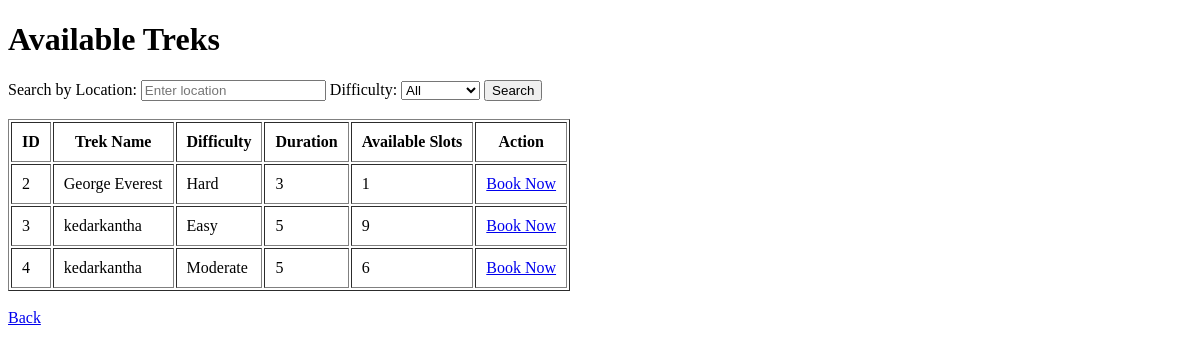
The app's page /user/treks, older data.
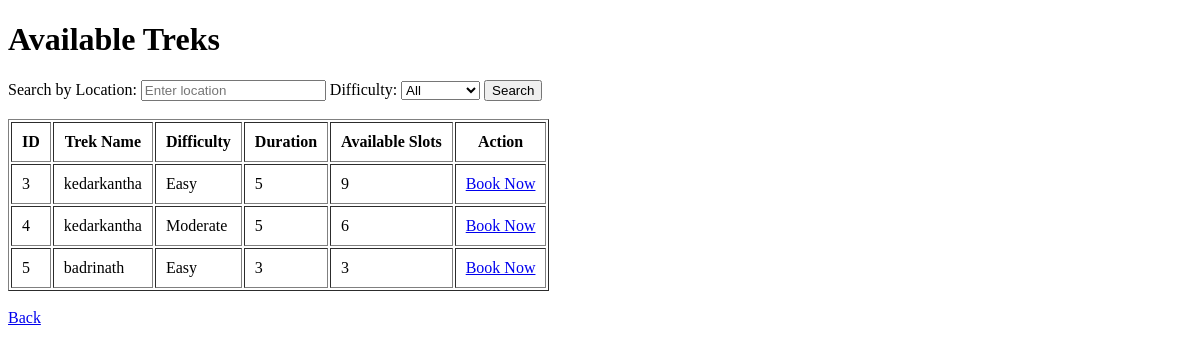
The same page, newer data.
### models/models.py (models this page shows)
class Trek(db.Model):
    __tablename__ = "treks"
    id = db.Column(db.Integer, primary_key=True)
    trek_name = db.Column(db.String(100), nullable=False)
    location = db.Column(
        db.String(100)
    )
    difficulty = db.Column(db.String(50))
    duration_days = db.Column(db.Integer)
    available_slots = db.Column(db.Integer)
    status = db.Column(
        db.String(20),
        default="Open"
    )
    progress_status = db.Column(
        db.String(20),
        default="Not Started"
    )
    assigned_staff_id = db.Column(
        db.Integer,
        db.ForeignKey("users.id")
    )
    bookings = db.relationship(
        "Booking",
        backref="trek",
        lazy=True
    )

### controllers/auth.py (the view)
@auth.route("/user/treks")
def user_treks():
    search = request.args.get("search")
    difficulty = request.args.get("difficulty")
    query = Trek.query.filter_by(status="Open")
    if search:
        query = query.filter(
            Trek.location.ilike(f"%{search}%")
        )
    if difficulty:
        query = query.filter(
            Trek.difficulty == difficulty
        )
    treks = query.all()
    return render_template(
        "user_treks.html",
        treks=treks
    )

### templates/user_treks.html (shortened to what this page needs)
<!DOCTYPE html>
<html>
<head>
</head>
<body>
<h1>Available Treks</h1>
<form method="GET">
    <label>Search by Location:</label>
    <input
        type="text"
        name="search"
        placeholder="Enter location"
    >
    <label>Difficulty:</label>
    <select name="difficulty">
        <option value="">All</option>
    </select>
    <input
        type="submit"
        value="Search"
    >
</form>
<br>
<table border="1" cellpadding="10">
<tr>
    <th>ID</th>
    <th>Trek Name</th>
    <th>Difficulty</th>
    <th>Duration</th>
    <th>Available Slots</th>
    <th>Action</th>
</tr>
{% for trek in treks %}
<tr>
<td>{{ trek.id }}</td>
<td>{{ trek.trek_name }}</td>
<td>{{ trek.difficulty }}</td>
<td>{{ trek.duration_days }}</td>
<td>{{ trek.available_slots }}</td>
<td>
<a href="/user/book_trek/{{ trek.id }}">
    Book Now
</a>
</td>
</tr>
{% endfor %}
</table>
<br>
<a href="/login">
Back
</a>
</body>
</html>

Row changes from the older to the newer data that the page shows:
no longer on this page (row edited): Trek: id "2", trek_name "George Everest", difficulty "Hard", duration_days "3", available_slots "1"
added Trek: id "5", trek_name "badrinath", difficulty "Easy", duration_days "3", available_slots "3"
